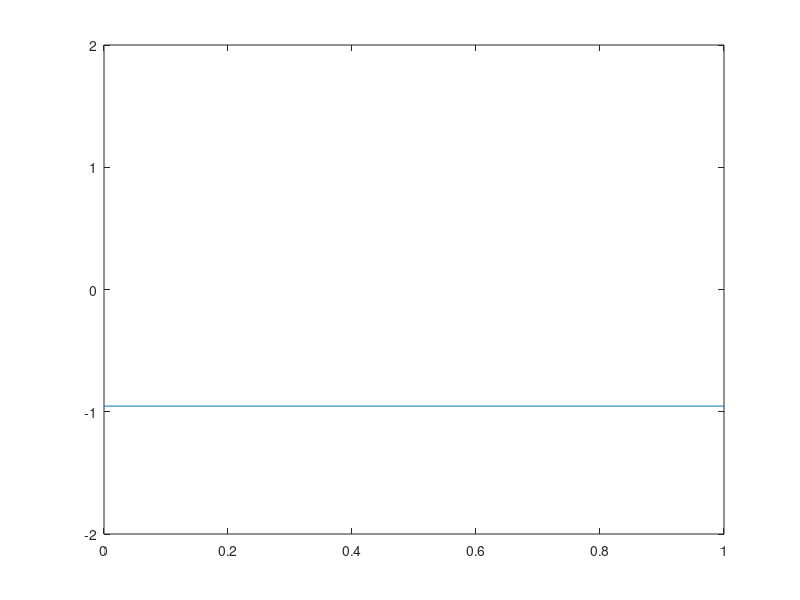

Write the MATLAB code that produced this figure.
%% Input data
a = 0; %left endpoint
b = 1; %right endpoint
n = 10; %number of intervals/size of partition
h = 1/n; %interval length (assume evenly-partitioned)
f_a = 0; %left boundary condition f(a) = 0
f_b = 1; %right boundary condition f(b) = 1



%% Compute Laplacian matrix L
zero_col = zeros(n,1);
G = (1/h)*([diag(ones(1,n)) zero_col] + [zero_col diag(-1*ones(1,n))]);
A = diag(h*ones(1,n)); %Area matrix (diagonal entries are the lengths of each interval)
L = (G.')*A*G; %Laplacian matrix



%% Compute eigenvalues and eigenvectors of L

[V,D] = eig(L);
eigvalues = diag(D);
min_eigvalue = eigvalues(1);
eigfunction = (1/sqrt(h))*V(:,1);



%% Plot graph of y = f(x)

x = linspace(a,b,n+1);
plot(x,eigfunction);
axis([0 1 -2 2])

